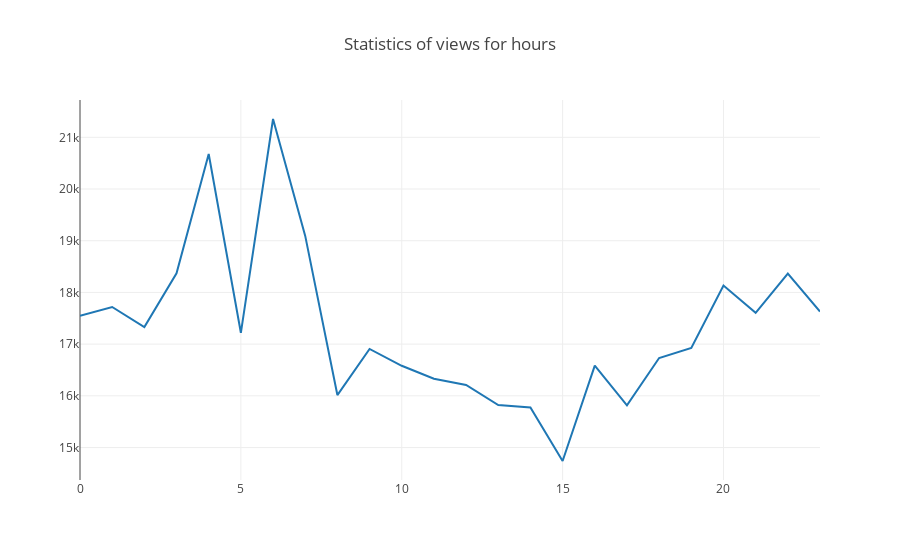

Here is the notebook cell this chart was saved with:
### Code cell
hours_df = df.groupby('hour')[['views']].mean()
hours_df.columns = ['hour']

trace0 = go.Scatter(
    x=hours_df.index,
    y=hours_df.hour,
    name='hour'
)


data = [trace0]
layout = {'title': 'Statistics of views for hours'}

fig = go.Figure(data=data, layout=layout)

iplot(fig, show_link=False)

### Figure 1 — Plotly figure (JSON) as saved in the notebook; plotly's stock layout.template omitted (floating-point values rounded to 4 significant figures)
{"data": [{"name": "hour", "type": "scatter", "x": [0, 1, 2, 3, 4, 5, 6, 7, 8, 9, 10, 11, 12, 13, 14, 15, 16, 17, 18, 19, 20, 21, 22, 23], "y": [17550.0, 17720.0, 17330.0, 18370.0, 20680.0, 17220.0, 21350.0, 19090.0, 16010.0, 16910.0, 16580.0, 16330.0, 16210.0, 15820.0, 15770.0, 14740.0, 16580.0, 15810.0, 16730.0, 16930.0, 18130.0, 17610.0, 18370.0, 17630.0]}], "layout": {"title": "Statistics of views for hours"}}
